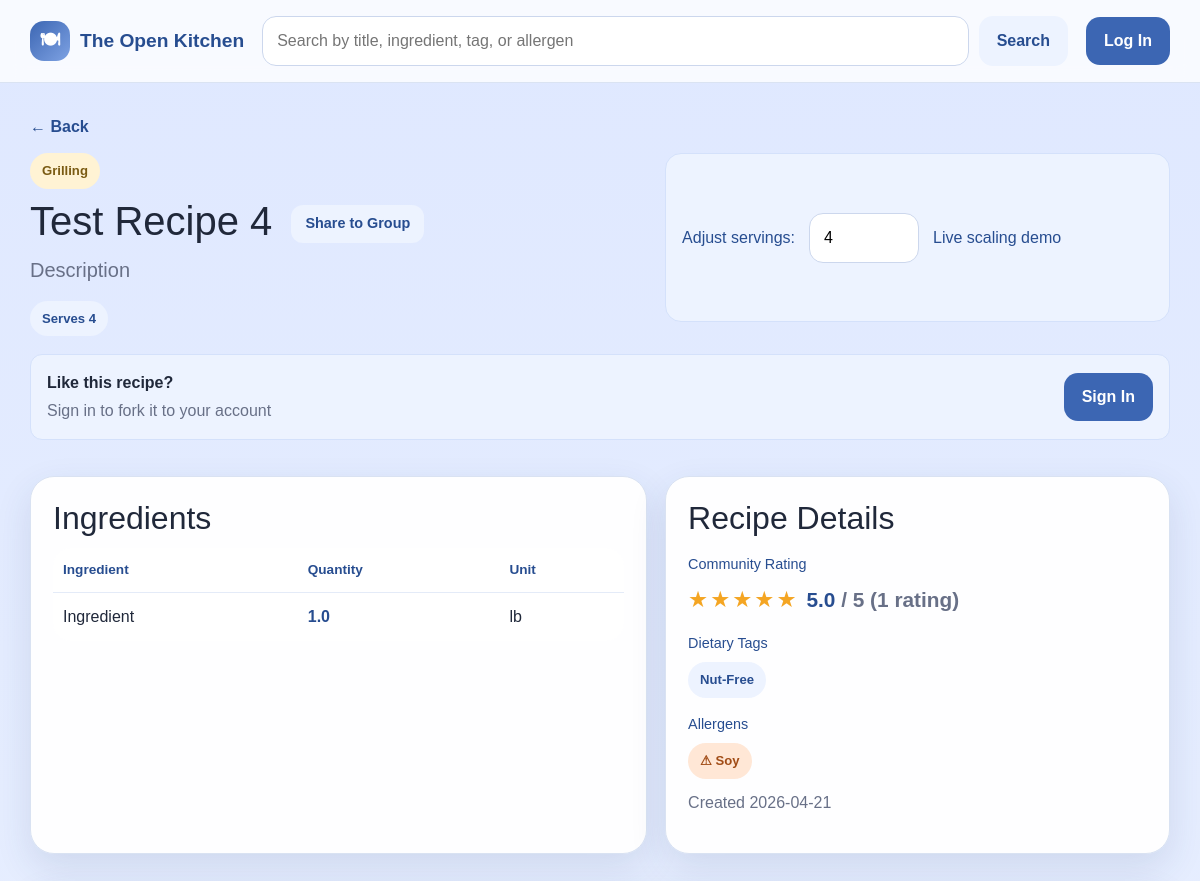
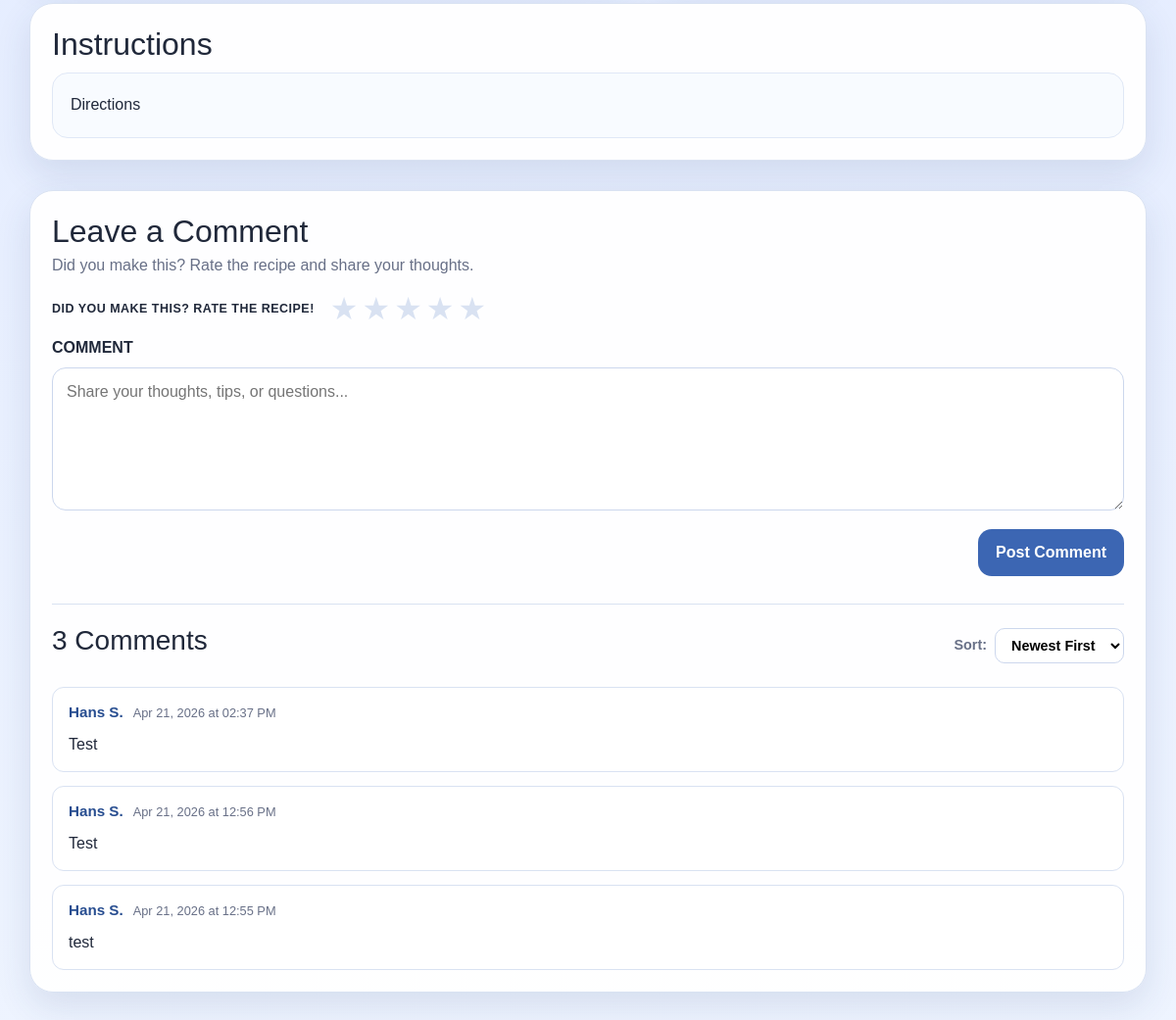
The page /recipe/10 on the database its author committed (2 pictures, top to bottom).
### app/models.py (models this page shows, shortened)
class RecipeCategory(db.Model):
    __tablename__ = 'recipe_categories'
    id = db.Column(db.Integer, primary_key=True)
    recipeID = db.Column(db.Integer, db.ForeignKey('recipes.id'), nullable=False)
    categoryID = db.Column(db.Integer, db.ForeignKey('categories.id'), nullable=False)
    category = db.relationship('Category', backref='recipe_categories')

class Category(db.Model):
    __tablename__ = 'categories'
    id = db.Column(db.Integer, primary_key=True)
    name = db.Column(db.String(32), unique=True, nullable=False)

class Recipe(db.Model):
    __tablename__ = 'recipes'
    id = db.Column(db.Integer, primary_key=True)
    authorID = db.Column(db.Integer, db.ForeignKey('users.id'), nullable=False)
    title = db.Column(db.String(150), nullable=False)
    description = db.Column(db.Text, nullable=True)
    instructions = db.Column(db.Text, nullable=False)
    forkedFrom = db.Column(db.Integer, db.ForeignKey('recipes.id'), nullable=True)
    baseServings = db.Column(db.Integer, nullable=False)
    prepTime = db.Column(db.Integer, nullable=True)
    cookTime = db.Column(db.Integer, nullable=True)
    dateCreated = db.Column(db.DateTime, nullable=False, default=datetime.now)
    ingredients = db.relationship('Ingredient', backref='recipe', lazy=True, cascade='all, delete-orphan')
    categories = db.relationship('RecipeCategory', backref='recipe', lazy=True, cascade='all, delete-orphan')
    dietary_tags = db.relationship('RecipeDietaryTag', backref='recipe', lazy=True, cascade='all, delete-orphan')
    allergens = db.relationship('RecipeAllergen', backref='recipe', lazy=True, cascade='all, delete-orphan')

class Ingredient(db.Model):
    __tablename__ = 'ingredients'
    id = db.Column(db.Integer, primary_key=True)
    recipeID = db.Column(db.Integer, db.ForeignKey('recipes.id'), nullable=False)
    unitID = db.Column(db.Integer, db.ForeignKey('measurement_units.id'), nullable=False)
    name = db.Column(db.String(32), nullable=False)
    quantity = db.Column(db.Float, nullable=False)

class MeasurementUnit(db.Model):
    __tablename__ = 'measurement_units'
    id = db.Column(db.Integer, primary_key=True)
    name = db.Column(db.String(32), unique=True, nullable=False)
    abbreviation = db.Column(db.String(32), unique=True, nullable=False)
    system = db.Column(db.String(32), nullable=False)
    isActive = db.Column(db.Boolean, default=True)
    ingredients = db.relationship('Ingredient', backref='unit', lazy=True)

class RecipeDietaryTag(db.Model):
    __tablename__ = 'recipe_dietary_tags'
    id = db.Column(db.Integer, primary_key=True)
    recipeID = db.Column(db.Integer, db.ForeignKey('recipes.id'), nullable=False)
    dietaryTagID = db.Column(db.Integer, db.ForeignKey('dietary_tags.id'), nullable=False)
    dietaryTag = db.relationship('DietaryTag', backref='recipe_dietary_tags')

class DietaryTag(db.Model):
    __tablename__ = 'dietary_tags'
    id = db.Column(db.Integer, primary_key=True)
    name = db.Column(db.String(32), unique=True, nullable=False)

class RecipeAllergen(db.Model):
    __tablename__ = 'recipe_allergens'
    id = db.Column(db.Integer, primary_key=True)
    recipeID = db.Column(db.Integer, db.ForeignKey('recipes.id'), nullable=False)
    allergenID = db.Column(db.Integer, db.ForeignKey('allergens.id'), nullable=False)
    allergen = db.relationship('Allergen', backref='recipe_allergens')

class Allergen(db.Model):
    __tablename__ = 'allergens'
    id = db.Column(db.Integer, primary_key=True)
    name = db.Column(db.String(32), unique=True, nullable=False)

class Comment(db.Model):
    __tablename__ = 'comments'
    id = db.Column(db.Integer, primary_key=True)
    recipeID = db.Column(db.Integer, db.ForeignKey('recipes.id'), nullable=False)
    userID = db.Column(db.Integer, db.ForeignKey('users.id'), nullable=False)
    content = db.Column(db.Text, nullable=True)
    dateCreated = db.Column(db.DateTime, nullable=False, default=datetime.now)

### app/routes.py (the view)
@app.route('/recipe/<int:recipe_id>')
def view_recipe(recipe_id):
    uid = current_user_id()
    user = get_current_user()
    recipe = Recipe.query.get_or_404(recipe_id)
    ingredients = Ingredient.query.filter_by(recipeID=recipe_id).all()
    categories = RecipeCategory.query.filter_by(recipeID=recipe_id).all()
    dietary_tags = RecipeDietaryTag.query.filter_by(recipeID=recipe_id).all()
    allergens = RecipeAllergen.query.filter_by(recipeID=recipe_id).all()
    avg_rating, rating_count = _get_avg_rating(recipe_id)
    user_rating = Rating.query.filter_by(recipeID=recipe_id, userID=uid).first() if uid else None
    is_saved = False
    if uid:
        is_saved = SavedRecipe.query.filter_by(userID=uid, recipeID=recipe_id).first() is not None
    sort = request.args.get('sort', 'newest')
    order = Comment.dateCreated.asc() if sort == 'oldest' else Comment.dateCreated.desc()
    comments = Comment.query.filter_by(recipeID=recipe_id).order_by(order).all()
    for c in comments:
        c.author_name = _comment_author(c)
    toast_notif = None
    toast_id = session.pop('toast_notification_id', None)
    if toast_id:
        toast_notif = Notification.query.get(toast_id)
    memberships = GroupMember.query.filter_by(userID=uid).all() if uid else []
    return render_template(
        'view_recipe.html',
        recipe=recipe,
        current_user=user,
        ingredients=ingredients,
        categories=categories,
        dietary_tags=dietary_tags,
        allergens=allergens,
        avg_rating=avg_rating,
        rating_count=rating_count,
        user_rating=user_rating,
        is_saved=is_saved,
        comments=comments,
        sort=sort,
        toast_notif=toast_notif,
        memberships=memberships,
    )

### app/routes.py (called while the page is built)
def get_current_user():
    if 'user_id' in session:
        return User.query.get(session['user_id'])
    return None

def current_user_id():
    return session.get('user_id')

def _get_avg_rating(recipe_id):
    result = db.session.query(func.avg(Rating.stars), func.count(Rating.id)).filter_by(recipeID=recipe_id).one()
    avg = round(result[0], 1) if result[0] else None
    count = result[1]
    return avg, count

def _comment_author(comment):
    user = User.query.get(comment.userID)
    return f"{user.firstName} {user.lastName[0]}." if user else "Anonymous"

def _get_notifications():
    uid = current_user_id()
    if uid is None:
        return []
    return Notification.query.filter_by(userID=uid).order_by(Notification.dateCreated.desc()).all()

@app.context_processor
def inject_notifications():
    notifications = _get_notifications()
    has_unread = any(not n.isRead for n in notifications)
    return dict(notifications=notifications, has_unread=has_unread)

### app/templates/view_recipe.html (shortened to what this page needs)
{% extends "base.html" %}
{% block content %}
<a href="javascript:void(0)" onclick="goBack()" class="back-link">← Back</a>
<section class="recipe-view-shell">
    <div class="recipe-hero">
        <div>
            <div class="pill-row push-bottom-small">
                {% for rc in categories %}
                <span class="mini-pill">{{ rc.category.name }}</span>
                {% endfor %}
            </div>
            <h1>
                {{ recipe.title }}
                <button type="button" class="btn btn-secondary btn-sm ms-2"
                        data-bs-toggle="modal" data-bs-target="#shareToGroupModal">
                    Share to Group
                </button>
            </h1>
            <p class="lead">{{ recipe.description or 'A saved Open Kitchen recipe.' }}</p>
            <div class="pill-row push-top-small">
                <span class="pill">Serves {{ recipe.baseServings }}</span>
            </div>
        </div>
        <div class="scale-preview-box compact-view">
            <label for="adjustServings">Adjust servings:</label>
            <input type="number" id="adjustServings" min="1" value="{{ recipe.baseServings }}" oninput="scaleIngredients(this.value)">
            <span>Live scaling demo</span>
        </div>
    </div>
    {% if current_user and current_user.id != recipe.authorID %}
    <div style="margin-bottom: 18px; padding: 16px; background: #edf3ff; border: 1px solid #d4e1fb; border-radius: var(--radius-sm); display: flex; align-items: center; justify-content: space-between; gap: 16px;">
        <div>
            <p style="margin: 0; color: var(--text); font-weight: 600;">Like this recipe?</p>
            <p class="muted-small" style="margin: 4px 0 0 0;">Fork it to your account and customize it, or save it to your profile</p>
        </div>
        <div style="display: flex; gap: 10px;">
            <form method="POST" action="{{ url_for('fork_recipe', recipe_id=recipe.id) }}" style="margin: 0;">
                <button type="submit" class="btn btn-primary">Fork Recipe</button>
            </form>
            <form method="POST" action="{{ url_for('save_recipe', recipe_id=recipe.id) }}" style="margin: 0;">
                <button type="submit" class="btn {% if is_saved %}btn-secondary{% else %}btn-light{% endif %}" style="{% if is_saved %}background: #d4ffd4; color: #166b16; border: 1px solid #b1f1b1;{% endif %}">
                    {% if is_saved %}Saved{% else %}Save{% endif %}
                </button>
            </form>
        </div>
    </div>
    {% elif not current_user %}
    <div style="margin-bottom: 18px; padding: 16px; background: #edf3ff; border: 1px solid #d4e1fb; border-radius: var(--radius-sm); display: flex; align-items: center; justify-content: space-between; gap: 16px;">
        <div>
            <p style="margin: 0; color: var(--text); font-weight: 600;">Like this recipe?</p>
            <p class="muted-small" style="margin: 4px 0 0 0;">Sign in to fork it to your account</p>
        </div>
        <a href="{{ url_for('login') }}" class="btn btn-primary">Sign In</a>
    </div>
    {% endif %}
    <div class="content-grid">
        <article class="panel-card" id="ingredients-section">
            <h2>Ingredients</h2>
            <table class="ingredient-table view-mode">
                <thead>
                    <tr>
                        <th>Ingredient</th>
                        <th>Quantity</th>
                        <th>Unit</th>
                    </tr>
                </thead>
                <tbody>
                    {% for ing in ingredients %}
                    <tr>
                        <td>{{ ing.name }}</td>
                        <td><span class="scaled-qty" data-base="{{ ing.quantity }}">{{ ing.quantity }}</span></td>
                        <td>{{ ing.unit.abbreviation }}</td>
                    </tr>
                    {% endfor %}
                </tbody>
            </table>
        </article>
        <article class="panel-card">
            <h2>Recipe Details</h2>
            <h3 class="tiny-heading">Community Rating</h3>
            <div class="avg-rating-display">
                {% if avg_rating %}
                    <div class="star-display" aria-label="{{ avg_rating }} out of 5 stars">
                        {% for i in range(1, 6) %}
                            {% if i <= avg_rating|round(0, 'floor')|int %}
                                <span class="star filled">★</span>
                            {% elif i - 0.5 <= avg_rating %}
                                <span class="star half">★</span>
                            {% else %}
                                <span class="star empty">★</span>
                            {% endif %}
                        {% endfor %}
                    </div>
                    <span class="avg-score">{{ avg_rating }}<span class="muted-small"> / 5 ({{ rating_count }} rating{{ 's' if rating_count != 1 }})</span></span>
                {% else %}
                    <span class="muted-small">No ratings yet — be the first!</span>
                {% endif %}
            </div>
            {% if dietary_tags %}
            <h3 class="tiny-heading">Dietary Tags</h3>
            <div class="pill-row push-bottom-small">
                {% for dt in dietary_tags %}
                <span class="pill">{{ dt.dietaryTag.name }}</span>
                {% endfor %}
            </div>
            {% endif %}
            {% if allergens %}
            <h3 class="tiny-heading">Allergens</h3>
            <div class="pill-row">
                {% for ra in allergens %}
                <span class="pill allergen-pill">⚠ {{ ra.allergen.name }}</span>
                {% endfor %}
            </div>
            {% endif %}
            <p class="muted-small push-top">Created {{ recipe.dateCreated.strftime('%Y-%m-%d') }}</p>
        </article>
    </div>
    <article class="panel-card push-top" id="instructions-section">
        <h2>Instructions</h2>
        <div class="instructions-box">{{ recipe.instructions }}</div>
    </article>
    <article class="panel-card push-top" id="comments-section">
        <div class="leave-comment-wrap">
            <h2>Leave a Comment</h2>
            <p class="muted-small">Did you make this? Rate the recipe and share your thoughts.</p>
            <form method="POST" action="{{ url_for('post_comment', recipe_id=recipe.id) }}">
                <div class="leave-comment-rating-row">
                    <span class="leave-comment-rate-label">DID YOU MAKE THIS? RATE THE RECIPE!</span>
                    <div class="star-picker" id="starPicker">
                        {% for i in range(1, 6) %}
                        <label class="star-label" title="{{ i }} star{{ 's' if i != 1 }}">
                            <span class="star-icon {% if user_rating and i <= user_rating.stars %}active{% endif %}">★</span>
                        </label>
                        {% endfor %}
                    </div>
                </div>
                <div class="field-block push-top">
                    <label for="commentText">COMMENT</label>
                    <textarea id="commentText" name="content" rows="5" placeholder="Share your thoughts, tips, or questions..."></textarea>
                </div>
                <div class="comment-form-actions push-top">
                    <button type="submit" class="btn btn-primary">Post Comment</button>
                </div>
            </form>
        </div>
        {% if comments %}
        <div class="comments-divider"></div>
        <div class="comments-header">
            <h3>{{ comments|length }} Comment{{ 's' if comments|length != 1 }}</h3>
            <div class="sort-control">
                <label for="sortComments">Sort:</label>
                <select id="sortComments" onchange="window.location = '?sort=' + this.value + '#comments-section'">
                    <option value="newest" {% if sort == 'newest' %}selected{% endif %}>Newest First</option>
                </select>
            </div>
        </div>
        <div class="comments-list">
            {% for comment in comments %}
            <div class="comment-item">
                <div class="comment-meta">
                    <span class="comment-author">{{ comment.author_name }}</span>
                    <span class="comment-date">{{ comment.dateCreated.strftime('%b %d, %Y at %I:%M %p') }}</span>
                </div>
                <p class="comment-body">{{ comment.content }}</p>
            </div>
            {% endfor %}
        </div>
        {% else %}
        <p class="muted-small push-top">No comments yet — be the first!</p>
        {% endif %}
    </article>
</section>
{% endblock %}

### rows shown on the page
RecipeCategory: category.name "Grilling"
Recipe: title "Test Recipe 4", description "Description", baseServings "4", dateCreated "2026-04-21", instructions "Directions"
Ingredient: name "Ingredient", quantity "1.0", unit.abbreviation "lb"
RecipeDietaryTag: dietaryTag.name "Nut-Free"
RecipeAllergen: allergen.name "Soy"
Comment: author_name "Hans S.", dateCreated "Apr 21, 2026 at 02:37 PM", content "Test"
Comment: author_name "Hans S.", dateCreated "Apr 21, 2026 at 12:56 PM", content "Test"
Comment: author_name "Hans S.", dateCreated "Apr 21, 2026 at 12:55 PM", content "test"

### other values the page prints
{{ avg_rating }} "5.0"
{{ rating_count }} "1"
{{ comments|length }} "3"
{{ 's' if comments|length != 1 }} "s"
